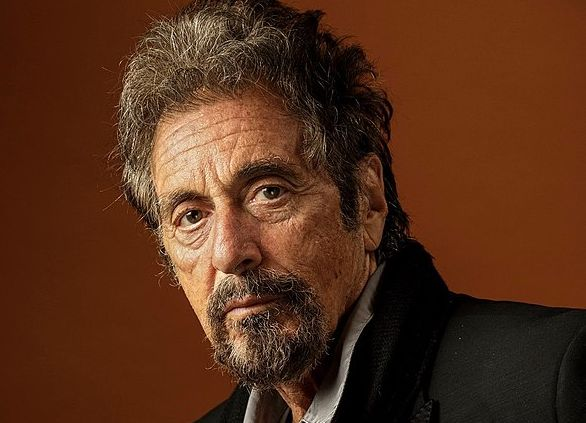
#> input picture Dataset/Al_Pacino/20200420_1753.jpg, 586 x 423 px; its folder holds only this picture in this run
$ python recognition.py
#> lines starting #> are read from the running program, lines starting #| are printed output that depends on the picture
import cv2
import numpy as np
import os


def lettura(path, size):
#> called with size = (200, 200)
    nomi = []
    #immagini di training
    training_x = []
    #etichette di training
    training_y = []
    etichetta = 0
    #generazione dei nomi dei file appartenenti alla cartella iniziale
    for root, directories, files in os.walk(path):#esplorazione albero
        for dir in directories:
            nomi.append(dir)
            sub_path = os.path.join(root, dir)
            #esamino le immagini delle sottocartelle
            for file in os.listdir(sub_path):
                img = cv2.imread(os.path.join(sub_path, file), cv2.IMREAD_GRAYSCALE)
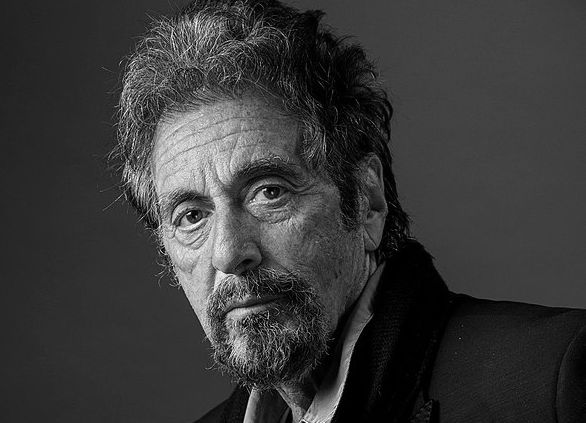
#> img: shape (423, 586); min 0, max 255, mean 56.8
                if img is None:
                    continue
                #ridimensionamento dell'immagine
                img = cv2.resize(img, size)
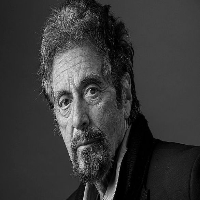
#> img: shape (200, 200); min 0, max 237, mean 56.7
                #generazione dei dati di training
                training_x.append(img)
                training_y.append(etichetta)
            #le etichette sono dei numeri
            etichetta += 1

    training_x = np.asarray(training_x, np.uint8)#conversione in array np
    training_y = np.asarray(training_y, np.int32)
    return nomi, training_x, training_y


if __name__ == "__main__":
    path = '/Users/ilariagallo/Desktop/ApplicazioneRec/Dataset'
    size = (200, 200)
    nomi, training_x, training_y = lettura(path, size)


    model = cv2.face.EigenFaceRecognizer_create()
    model.train(training_x, training_y)
    face_cascade = cv2.CascadeClassifier(cv2.data.haarcascades+'haarcascade_frontalface_default.xml')


    #test_img = '/Users/ilariagallo/Desktop/ApplicazioneRec/Bill_Gates.jpeg'
    test_img = '/Users/ilariagallo/Desktop/ApplicazioneRec/Bill_Clinton_0004.jpg'
    img = cv2.imread(test_img)
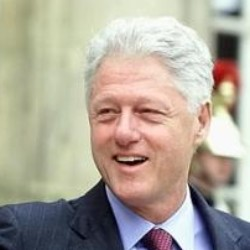
#> input picture Bill_Clinton_0004.jpg, 250 x 250 px, found by its file name
#> img is the input picture: shape (250, 250, 3); mean B, G, R 153.3, 166.2, 174.5
    #il rilevamento del volto avviene sull'immagine in scala di grigi
    #in seguito gli elementi rilevati sono evidenziati tramite cornici sull'immagine originale
    img_gray = cv2.cvtColor(img, cv2.COLOR_BGR2GRAY)
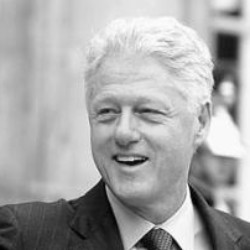
#> img_gray: shape (250, 250); min 1, max 254, mean 167.2
    volti = face_cascade.detectMultiScale(img, scaleFactor=1.3,minNeighbors= 5)
#> volti = [[71, 70, 111, 111]]

    #viene creata la cornice relativa all'immagine rilevata
    for(x, y, widht, height) in volti:
        cv2.rectangle(img,(x,y),(x+widht,y+height),(0,255,0), 2)
        font = cv2.FONT_HERSHEY_SIMPLEX

        regione_gray = img_gray[y:y + height, x:x + widht]
        if regione_gray.size == 0:
        #significa che è  vuota
            continue

        regione_gray = cv2.resize(regione_gray, size)
        etichetta, confidence = model.predict(regione_gray)

        nomeIdentificato = nomi[etichetta]
        cv2.putText(img,nomeIdentificato,(x,y),font,0.8,(0,0,0),2)

        cv2.imshow('Face Recognition', img)
        cv2.waitKey(10000)
#> this loop made 1 pass
#> (x, y, widht, height, font, etichetta, confidence) on pass 1: (71, 70, 111, 111, 0, 1, 1831.6)
#> pass 1, `regione_gray = img_gray[y:y + height, x:x + widht]`:
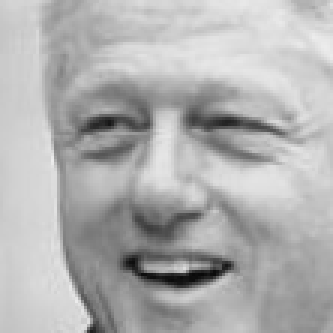
#> regione_gray: shape (111, 111) (shown 3 times larger); min 9, max 236, mean 176.5
#> pass 1, `cv2.imshow('Face Recognition', img)`:
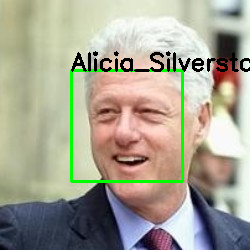
#> window 'Face Recognition': shape (250, 250, 3); mean B, G, R 146.8, 163.7, 166.6
